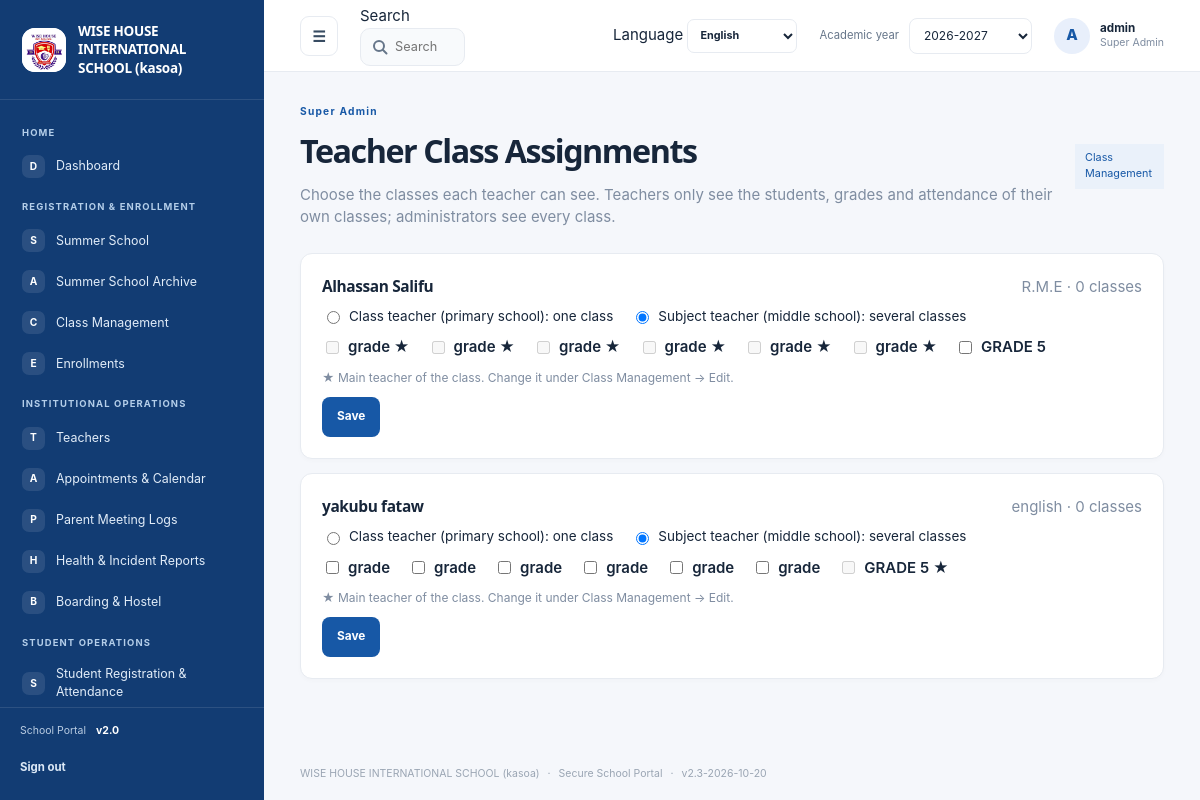
The page /admin/teacher-classes (signed in) on the database its author committed.
### tables this page shows
CREATE TABLE settings (
    key TEXT PRIMARY KEY,
    value TEXT NOT NULL
);

CREATE TABLE navigation_items (
    id INTEGER PRIMARY KEY AUTOINCREMENT,
    category TEXT NOT NULL,
    title TEXT NOT NULL,
    icon TEXT NOT NULL DEFAULT 'circle',
    url_endpoint TEXT NOT NULL,
    route_arg TEXT NOT NULL DEFAULT '',
    is_active INTEGER NOT NULL DEFAULT 1 CHECK (is_active IN (0, 1)),
    display_order INTEGER NOT NULL DEFAULT 0
);

CREATE TABLE users (
    id INTEGER PRIMARY KEY AUTOINCREMENT,
    username TEXT NOT NULL UNIQUE,
    password_hash TEXT NOT NULL,
    role TEXT NOT NULL DEFAULT 'manager'
      CHECK (role IN (
        'super_admin', 'admin', 'manager', 'teacher', 'student', 'parent',
        'health_officer', 'boarding_master'
      )),
    email TEXT UNIQUE,
    teacher_id INTEGER REFERENCES teachers(id) ON DELETE CASCADE,
    student_id INTEGER REFERENCES students(id) ON DELETE CASCADE,
    is_active INTEGER NOT NULL DEFAULT 1 CHECK (is_active IN (0, 1))
);

CREATE TABLE teachers (
    id INTEGER PRIMARY KEY AUTOINCREMENT,
    name TEXT NOT NULL,
    email TEXT NOT NULL UNIQUE,
    subject TEXT NOT NULL
, phone TEXT NOT NULL DEFAULT '', home_address TEXT NOT NULL DEFAULT '', profile_picture TEXT NOT NULL DEFAULT '');

CREATE TABLE courses (
    id INTEGER PRIMARY KEY AUTOINCREMENT,
    name TEXT NOT NULL,
    code TEXT NOT NULL UNIQUE,
    teacher_id INTEGER NOT NULL REFERENCES teachers(id) ON DELETE RESTRICT
);

### school_system/views.py (the view, shortened to what this page needs)
@bp.route("/admin/teacher-classes", methods=("GET", "POST"))
@roles_required("super_admin")
def teacher_classes():
    db = get_db()
    classes = _sort_by_name(db.execute("SELECT id,name,code,teacher_id FROM courses").fetchall())
    teachers = db.execute(
        "SELECT id,name,subject,teaching_level FROM teachers WHERE email<>? ORDER BY name",
        (UNASSIGNED_TEACHER_EMAIL,),
    ).fetchall()
    return render_template(
        "teacher_classes.html", classes=classes, teachers=teachers,
        assigned={t["id"]: _teacher_class_ids(db, t["id"]) for t in teachers},
    )

### school_system/auth.py (called while the page is built)
@bp.before_app_request
def load_logged_in_user():
    user_id = session.get("user_id")
    if user_id is None:
        session.pop("username", None)
        session.pop("role", None)
        return
    user = get_db().execute(
        "SELECT id, username, role, is_active FROM users WHERE id = ?", (user_id,)
    ).fetchone()
    if user is None or not user["is_active"]:
        session.clear()
    else:
        session["username"] = user["username"]
        session["role"] = user["role"]

def login_required(view):
    @functools.wraps(view)
    def wrapped_view(**kwargs):
        if session.get("user_id") is None:
            return redirect(url_for("auth.login"))
        return view(**kwargs)
    return wrapped_view

def roles_required(*roles):
    def decorator(view):
        @functools.wraps(view)
        @login_required
        def wrapped_view(**kwargs):
            if session.get("role") not in roles:
                abort(403)
            return view(**kwargs)
        return wrapped_view
    return decorator

### school_system/db.py (called while the page is built)
def get_db():
    if "db" not in g:
        g.db = sqlite3.connect(current_app.config["DATABASE"])
        g.db.row_factory = sqlite3.Row
        g.db.execute("PRAGMA foreign_keys = ON")
    return g.db

### school_system/views.py (called while the page is built, shortened)
def _tr_lower(text):
    return str(text).replace("İ", "i").replace("I", "ı").lower()

def _natural_key(text):
    key = []
    for part in re.split(r"(\d+)", _tr_lower(text).strip()):
        if part.isdigit():
            key.append((0, int(part), ()))
        else:
            key.append((1, 0, tuple(_TR_ORDER.get(ch, 100 + ord(ch)) for ch in part)))
    return key

def _sort_by_name(rows, field="name"):
    return sorted(rows, key=lambda row: _natural_key(row[field]))

@bp.app_template_filter("translate")
def translate(text, language="en"):
    if language == "en" or not isinstance(text, str):
        return text

def _teacher_class_ids(db, teacher_id):
    return {
        r["course_id"]
        for r in db.execute("SELECT course_id FROM course_teachers WHERE teacher_id=?", (teacher_id,)).fetchall()
    }

### school_system/templates/teacher_classes.html (shortened to what this page needs)
{% extends "base.html" %}
{% block content %}
  <section class="page-title-row"><div><span class="eyebrow">{{ 'Super Admin'|translate(language) }}</span><h1>{{ 'Teacher Class Assignments'|translate(language) }}</h1>
    <p class="muted">{{ 'Choose the classes each teacher can see. Teachers only see the students, grades and attendance of their own classes; administrators see every class.'|translate(language) }}</p></div>
    <a class="button-small secondary-button" href="{{ url_for('views.manage_classes') }}">{{ 'Class Management'|translate(language) }}</a></section>
  {% for teacher in teachers %}
    <section class="portal-card tc-card" id="teacher-{{ teacher.id }}">
      <form method="post">
        <div class="tc-head"><h2 style="margin:0">{{ teacher.name }}</h2><span class="muted">{{ teacher.subject }} · {{ assigned[teacher.id]|length }} {{ 'classes'|translate(language) }}</span></div>
        <div class="tc-level" role="radiogroup" aria-label="{{ 'Teaching level'|translate(language) }}">
          <label><input type="radio" name="teaching_level" value="class" {% if teacher.teaching_level == 'class' %}checked{% endif %}> {{ 'Class teacher (primary school): one class'|translate(language) }}</label>
          <label><input type="radio" name="teaching_level" value="subject" {% if teacher.teaching_level != 'class' %}checked{% endif %}> {{ 'Subject teacher (middle school): several classes'|translate(language) }}</label>
        </div>
        <div class="tc-classes">
          {% for c in classes %}
            <label><input type="checkbox" name="class_ids" value="{{ c.id }}" {% if c.id in assigned[teacher.id] %}checked{% endif %} {% if c.teacher_id == teacher.id %}disabled{% endif %}>
              {{ c.name }}{% if c.teacher_id == teacher.id %} ★{% endif %}</label>
          {% else %}<span class="muted">{{ 'No classes yet'|translate(language) }}</span>{% endfor %}
        </div>
        <p class="muted" style="margin:0 0 10px;font-size:.8rem">★ {{ 'Main teacher of the class. Change it under Class Management → Edit.'|translate(language) }}</p>
        <button type="submit">{{ 'Save'|translate(language) }}</button>
      </form>
    </section>
  {% else %}<section class="portal-card"><div class="card-empty"><p>{{ 'No teachers yet'|translate(language) }}</p></div></section>{% endfor %}
{% endblock %}

### school_system/templates/base.html (shortened to what this page needs)
<!doctype html>
<html lang="{{ language or 'en' }}" dir="{{ 'rtl' if language in ('ar',) else 'ltr' }}">
  <head>
    <link rel="stylesheet" href="{{ url_for('static', filename='style.css') }}">
    <link rel="stylesheet" href="{{ url_for('static', filename='portal.css') }}">
  </head>
  <body class="{% block body_class %}portal-body{% endblock %}">
    {% if session.get('user_id') and not public_page|default(false) %}
      <div class="portal-shell" id="portal-shell">
        <aside class="sidebar" id="sidebar" style="background-color: {{ site_settings.sidebar_color }};">
          <a class="school-brand" href="{{ url_for('views.dashboard') }}">
            <span class="school-logo">
              {% if brand_settings.get('logo_filename') %}
                <img src="{{ url_for('views.uploaded_logo', filename=brand_settings.get('logo_filename')) }}" alt="{{ school_name }} logo">
              {% else %}<span class="logo-mark">W</span>{% endif %}
            </span>
            <span class="school-name">{{ school_name }}</span>
          </a>
          <div class="sidebar-scroll" data-scroll-keep="sidebar" data-scroll-global>
            {% set nav_state = namespace(category=None) %}
            {% for item in nav_items %}
              {% if item.category != nav_state.category %}
                {% if not loop.first %}</section>{% endif %}
                <section class="nav-group"><p class="nav-heading">{{ item.category }}</p>
                {% set nav_state.category = item.category %}
              {% endif %}
              <a class="nav-link {% if request.endpoint == item.url_endpoint and (not item.get('resource') or request.view_args.get('resource') == item.get('resource')) %}active{% endif %}"
                href="{{ url_for(item.url_endpoint, resource=item.resource) if item.get('resource') else url_for(item.url_endpoint, module=item.module) if item.get('module') else url_for(item.url_endpoint) }}">
                <span class="nav-icon" aria-hidden="true">{{ item.icon[:1]|upper }}</span><span>{{ item.title }}</span>
              </a>
            {% endfor %}
            {% if nav_items %}</section>{% endif %}
          </div>
          <div class="sidebar-footer">
            <span class="sidebar-version">School Portal <b>v2.0</b></span>
            <form action="{{ url_for('auth.logout') }}" method="post">
              <button class="sidebar-logout" type="submit">{{ 'Sign out'|translate(language) }}</button>
            </form>
          </div>
        </aside>
        <div class="portal-main">
          <header class="topbar">
            <button class="icon-button menu-toggle" id="menu-toggle" type="button" aria-label="Toggle navigation" aria-expanded="true">☰</button>
            {% include "_global_search.html" %}
            <form class="language-select" method="post" action="{{ url_for('views.change_language') }}">
              <label for="portal-language" class="sr-only">Language</label>
              <select id="portal-language" name="language" aria-label="Language" onchange="this.form.submit()">
                {% for code, label in languages.items() %}
                  <option value="{{ code }}" {% if language == code %}selected{% endif %}>{{ label }}</option>
                {% endfor %}
              </select>
            </form>
            <form class="year-select" method="get" action="{{ url_for('views.dashboard') }}">
              <label for="academic-year">{{ 'Academic year'|translate(language) }}</label>
              <select id="academic-year" name="year" onchange="this.form.submit()">
                {% set year = request.args.get('year', academic_year) %}
                {% for option in academic_year_options %}
                  <option value="{{ option }}" {% if year == option %}selected{% endif %}>{{ option }}</option>
                {% endfor %}
              </select>
            </form>
            <a class="profile-chip" href="{{ url_for('views.profile') }}" aria-label="User profile">
              <span class="avatar">{{ session.get('username', 'U')[:1]|upper }}</span>
              <span class="profile-copy"><b>{{ session.get('username') }}</b><small>{{ role_label }}</small></span>
            </a>
          </header>
          <main class="page-content">
            {% block content %}{% endblock %}
          </main>
          <footer class="page-footer">{{ school_name }} <span>·</span> Secure School Portal <span>·</span> v{{ app_version }}</footer>
        </div>
      </div>
    {% else %}
      {% for category, message in get_flashed_messages(with_categories=true) %}
        <p class="flash {{ category }} login-flash" role="status">{{ message|translate(language) }}</p>
      {% endfor %}
      {% block public_content %}{% endblock %}
    {% endif %}
  </body>
</html>

### school_system/templates/_global_search.html (shortened to what this page needs)
<div class="global-search" role="search">
  <label for="global-search-input" class="sr-only">{{ 'Search'|translate(language) }}</label>
  <input id="global-search-input" type="search" autocomplete="off" maxlength="60"
    placeholder="{{ 'Search students, teachers, pages…'|translate(language) }}" aria-controls="gs-panel" aria-expanded="false">
</div>

### school_system/static/style.css (style rules this page uses)
:root { color-scheme:light;--primary:#1758a6;--ink:#17263a;--muted:#7f8da1;--line:#e7ebf1;--canvas:#f5f7fb;font:15px/1.5 -apple-system,BlinkMacSystemFont,'Segoe UI',sans-serif;color:var(--ink);background:var(--canvas) }
* { box-sizing:border-box }
body { margin:0 }
a { color:inherit;text-decoration:none }
button,input,select,textarea { font:inherit }
button { cursor:pointer }
h1,h2,h3,p { margin-top:0 }
h1,h2,h3,.school-name,.metric-card strong { font-family:system-ui,-apple-system,BlinkMacSystemFont,'Segoe UI',sans-serif }
h1 { margin-bottom:8px;font-size:clamp(1.65rem,3vw,2.15rem);letter-spacing:-.045em }
h2 { margin-bottom:3px;font-size:1.03rem;letter-spacing:-.025em }
.muted { margin-bottom:0;color:var(--muted) }
.eyebrow { display:block;margin-bottom:8px;color:var(--primary);font-size:.68rem;font-weight:700;letter-spacing:.12em }
.portal-shell { display:flex;min-height:100vh }
.sidebar { position:fixed;z-index:10;inset:0 auto 0 0;display:flex;width:264px;flex-direction:column;background:var(--sidebar-bg,#123c73);color:#fff;transition:width .22s ease,transform .22s ease }
.school-brand { display:flex;min-height:100px;align-items:center;gap:12px;padding:20px 22px;border-bottom:1px solid #ffffff1c }
.school-logo { display:grid;width:44px;height:44px;flex:0 0 44px;place-items:center;overflow:hidden;border-radius:13px;background:#fff }
.school-logo img { width:100%;height:100%;object-fit:contain }
.school-name { max-width:160px;font-size:.9rem;font-weight:800;line-height:1.35;letter-spacing:-.02em }
.sidebar-scroll { flex:1;overflow-y:auto;padding:12px 12px 18px }
.nav-group { margin-bottom:14px }
.nav-heading { margin:14px 10px 7px;color:#b4cee9;font-size:.63rem;font-weight:700;letter-spacing:.12em;text-transform:uppercase }
.nav-link { display:flex;min-height:39px;align-items:center;gap:11px;margin:2px 0;padding:8px 10px;border-radius:8px;color:#e1ecf8;font-size:.83rem;transition:background .15s,color .15s }
.nav-icon { display:grid;width:23px;height:23px;flex:0 0 23px;place-items:center;border-radius:7px;background:#ffffff1a;color:#fff;font-size:.68rem;font-weight:700 }
.sidebar-footer { padding:15px 20px;border-top:1px solid #ffffff1c;color:#b9cce2;font-size:.7rem }
.sidebar-version b { margin-left:7px;color:#fff }
.sidebar-logout { width:100%;min-height:34px;justify-content:flex-start;margin-top:12px;padding:6px 0;background:transparent;color:#dce9f7;font-size:.76rem }
.portal-main { display:flex;min-width:0;min-height:100vh;flex:1;flex-direction:column;margin-left:264px;transition:margin-left .22s ease }
.topbar { position:sticky;z-index:5;top:0;display:flex;height:72px;align-items:center;gap:22px;padding:0 clamp(20px,3vw,44px);border-bottom:1px solid var(--line);background:#fff }
.icon-button { display:grid;width:38px;height:38px;place-items:center;border:1px solid var(--line);border-radius:9px;background:#fff;color:#384c62;font-size:1rem }
.year-select { display:flex;align-items:center;gap:10px;color:#66768a;font-size:.75rem }
.year-select select { min-height:36px;padding:5px 26px 5px 10px;border:1px solid var(--line);border-radius:8px;background:#fff;color:var(--ink);font-size:.8rem }
.profile-chip { display:flex;align-items:center;gap:10px }
.avatar { display:grid;width:36px;height:36px;flex:0 0 36px;place-items:center;border-radius:50%;background:#e8effb;color:var(--primary);font-weight:800 }
.profile-copy { display:grid;font-size:.78rem;line-height:1.35 }
.profile-copy small { color:var(--muted);font-size:.7rem }
.page-content { width:min(1520px,100%);flex:1;margin:0 auto;padding:32px clamp(20px,3vw,44px) 40px }
.page-footer { padding:0 clamp(20px,3vw,44px) 18px;color:#9aa5b3;font-size:.7rem }
.page-footer span { padding:0 5px }
.welcome-row,.page-title-row { display:flex;align-items:flex-end;justify-content:space-between;gap:20px;margin-bottom:24px }
.portal-card { min-width:0;padding:21px;border:1px solid var(--line);border-radius:12px;background:#fff;box-shadow:0 2px 5px #23364b05 }
.page-title-row { align-items:center }
button,.primary-button { display:inline-flex;min-height:40px;align-items:center;justify-content:center;gap:8px;padding:9px 15px;border:0;border-radius:8px;background:var(--primary);color:#fff;font-size:.79rem;font-weight:700 }
.button-small { min-height:30px;padding:6px 9px;font-size:.68rem }
.secondary-button { background:#edf2f8;color:#455a72 }

### rows shown on the page
settings: value (picture)
settings: value "WISE HOUSE INTERNATIONAL SCHOOL (kasoa)"
navigation_items: category "HOME", icon "D", title "Dashboard"
navigation_items: category "REGISTRATION & ENROLLMENT", icon "S", title "Summer School"
navigation_items: icon "A", title "Summer School Archive"
navigation_items: icon "C", title "Class Management"
navigation_items: icon "E", title "Enrollments"
navigation_items: category "INSTITUTIONAL OPERATIONS", icon "T", title "Teachers"
navigation_items: icon "A", title "Appointments & Calendar"
navigation_items: icon "P", title "Parent Meeting Logs"
navigation_items: icon "H", title "Health & Incident Reports"
navigation_items: icon "B", title "Boarding & Hostel"
navigation_items: category "STUDENT OPERATIONS", icon "S", title "Student Registration & Attendance"
settings: value "Sign out", value "Search", value "Search students, teachers, pages…", language "English", value "Academic year", value "Super Admin", value "Teacher Class Assignments", value "Choose the classes each teacher can see. Teachers only see the students, grades and attendance of their own classes; administrators see every class.", value "Class Management", value "classes", value "Class teacher (primary school): one class", value "Subject teacher (middle school): several classes", value "Main teacher of the class. Change it under Class Management → Edit.", value "Save"
settings: year "2026-2027"
users: username "A", get "admin"
teachers: name "Alhassan Salifu", subject "R.M.E", assigned "0", teaching_level "☐ Class teacher (primary school)", teaching_level "☑ Subject teacher (middle school"
courses: name "grade"
courses: name "grade"
courses: name "grade"
courses: name "grade"
courses: name "grade"
courses: name "grade"
courses: name "GRADE 5"
teachers: name "yakubu fataw", subject "english", assigned "0", teaching_level "☐ Class teacher (primary school)", teaching_level "☑ Subject teacher (middle school"

### other values the page prints
{{ role_label }} "Super Admin"
{{ app_version }} "2.3-2026-10-20"
